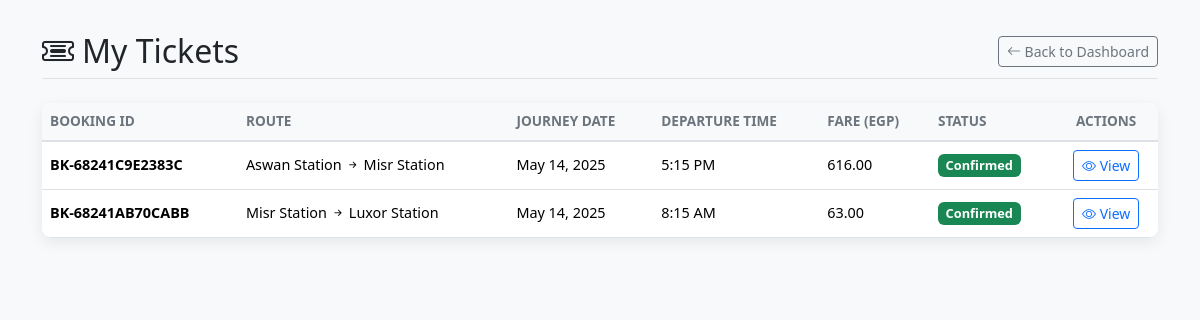
The page /views/ticket/index.php (signed in) on the database its author committed.
### tables this page shows
CREATE TABLE `bookings` (
  `id` int(11) NOT NULL,
  `booking_id` varchar(20) NOT NULL,
  `user_id` int(11) NOT NULL,
  `source_station` varchar(50) NOT NULL,
  `destination_station` varchar(50) NOT NULL,
  `booking_date` datetime NOT NULL,
  `departure_time` time NOT NULL,
  `class` varchar(20) NOT NULL,
  `fare` decimal(10,2) NOT NULL,
  `train_name` varchar(50) NOT NULL,
  `train_number` varchar(20) NOT NULL,
  `status` varchar(20) NOT NULL DEFAULT 'Confirmed',
  `passengers` int(11) NOT NULL DEFAULT 1,
  `ticket_type` enum('one-way','return') NOT NULL DEFAULT 'one-way',
  `return_date` date DEFAULT NULL,
  `created_at` timestamp NOT NULL DEFAULT current_timestamp()
);

### config/DBController.php (called while the page is built, shortened)
<?php
class DBController {
    private $dbHost = 'localhost';
    private $dbUser = 'root';
    private $dbPassword = '';
    private $dbName = 'ticket_system';
    private $connection;
    private static $instance = null;
    private function __construct($dbName = 'ticket_system') {
        $this->dbName = $dbName;
    }
    public static function getInstance($dbName = 'ticket_system') {
        if (self::$instance === null) {
            self::$instance = new DBController($dbName);
        }
        return self::$instance;
    }
    public function openConnection() {
        $this->connection = new mysqli($this->dbHost, $this->dbUser, $this->dbPassword, $this->dbName);
        return true;
    }
    public function select($qry, $params = []) {
        if (!empty($params)) {
            $stmt = $this->connection->prepare($qry);
            $types = str_repeat('s', count($params));
            $stmt->bind_param($types, ...$params);
            $stmt->execute();
            $result = $stmt->get_result();
            return $result->fetch_all(MYSQLI_ASSOC);
        }
        $result = $this->connection->query($qry);
        return $result->fetch_all(MYSQLI_ASSOC);
    }
}
?>

### controllers/TicketController.php (called while the page is built, shortened)
<?php
require_once __DIR__ . '/../config/DBController.php';
class TicketController
{
    private $db;
    public function __construct()
    {
        try {
            $this->db = DBController::getInstance();
        } catch (Exception $e) {
            $this->setLastError("Failed to initialize database controller: " . $e->getMessage());
            $this->db = null;
        }
    }
    public function isDBConnected()
    {
        return ($this->db instanceof DBController);
    }
    public function listTickets($userId, $limit = 50, $offset = 0)
    {
        $limit = (int)$limit;
        $offset = (int)$offset;
        $sql = "SELECT
                    booking_id,
                    source_station,
                    destination_station,
                    booking_date,
                    departure_time,
                    fare,
                    status
                FROM bookings
                WHERE user_id = ?
                ORDER BY booking_date DESC, departure_time DESC
                LIMIT ?, ?";
        $params = [$userId, $offset, $limit];
        $result = $this->db->select($sql, $params);
        return $result;
    }
}

### views/ticket/index.php (the view, shortened to what this page needs)
<?php
require_once '../../config/DBController.php';
require_once '../../controllers/TicketController.php';
$user_tickets_list = [];
$loggedInUserId = (int)$_SESSION['user_id'];
try {
    $ticketController = new TicketController();
    $user_tickets_list = $ticketController->listTickets($loggedInUserId);
} catch (Exception $e) {
    error_log("Error on views/ticket/index.php (List View): " . $e->getMessage() . "\nTrace: " . $e->getTraceAsString());
    $page_error_message = "An error occurred while fetching your tickets: " . $e->getMessage();
    $user_tickets_list = [];
}
function format_ticket_list_time($timeString) {
    try {
        $dateTime = DateTime::createFromFormat('H:i:s', $timeString);
        return htmlspecialchars($dateTime->format('g:i A'));
    } catch (Exception $ex) {
        return htmlspecialchars($timeString);
    }
}
?>
<!DOCTYPE html>
<html lang="en">
<head>
    <link href="https://cdn.jsdelivr.net/npm/bootstrap@5.3.2/dist/css/bootstrap.min.css" rel="stylesheet">
    <link rel="stylesheet" href="https://cdn.jsdelivr.net/npm/bootstrap-icons@1.11.3/font/bootstrap-icons.min.css">
    <link href="<?= ROOT_PATH ?>/public/css/dashboard.css" rel="stylesheet">
</head>
<body>
    <div class="container ticket-page-container">
        <div class="d-flex justify-content-between align-items-center mb-4 page-header">
            <h2 class="mb-0"><i class="bi bi-ticket-detailed me-2"></i>My Tickets</h2>
            <a href="../Dashboard/default.php" class="btn btn-outline-secondary btn-sm">
                <i class="bi bi-arrow-left"></i> Back to Dashboard
            </a>
        </div>
        <?php if (!empty($user_tickets_list)): ?>
        <div class="card dashboard-card">
            <div class="card-body p-0">
                <div class="table-responsive">
                    <table class="table table-hover ticket-list-table mb-0">
                        <thead>
                            <tr>
                                <th>Booking ID</th>
                                <th>Route</th>
                                <th>Journey Date</th>
                                <th>Departure Time</th>
                                <th>Fare (EGP)</th>
                                <th>Status</th>
                                <th class="text-center">Actions</th>
                            </tr>
                        </thead>
                        <tbody>
                            <?php foreach ($user_tickets_list as $t): ?>
                                <tr>
                                    <td><strong><?= htmlspecialchars($t['booking_id'] ?? 'N/A') ?></strong></td>
                                    <td><?= htmlspecialchars($t['source_station'] ?? 'N/A') ?> <i class="bi bi-arrow-right-short"></i> <?= htmlspecialchars($t['destination_station'] ?? 'N/A') ?></td>
                                    <td>
                                        <?php
                                        echo !empty($t['booking_date']) ? htmlspecialchars(date('M j, Y', strtotime($t['booking_date']))) : 'N/A';
                                        ?>
                                    </td>
                                    <td>
                                        <?php
                                        echo format_ticket_list_time($t['departure_time'] ?? '');
                                        ?>
                                    </td>
                                    <td><?= isset($t['fare']) ? htmlspecialchars(number_format((float)$t['fare'], 2)) : 'N/A' ?></td>
                                    <td>
                                        <?php
                                            $status_val_list = $t['status'] ?? 'Unknown';
                                            $status_badge_class_list = 'secondary';
                                            $status_l = strtolower($status_val_list);
                                            if (str_contains($status_l, 'confirmed') || str_contains($status_l, 'upcoming')) $status_badge_class_list = 'success';
                                            elseif (str_contains($status_l, 'cancelled')) $status_badge_class_list = 'danger';
                                            elseif (str_contains($status_l, 'completed') || str_contains($status_l, 'arrived')) $status_badge_class_list = 'primary';
                                        ?>
                                        <span class="badge bg-<?= $status_badge_class_list ?>"><?= htmlspecialchars($status_val_list) ?></span>
                                    </td>
                                    <td class="text-center action-buttons">
                                        <a href="receipt.php?booking_id=<?= urlencode($t['booking_id'] ?? '') ?>" class="btn btn-sm btn-outline-primary py-1 px-2" title="View Ticket">
                                            <i class="bi bi-eye"></i> View
                                        </a>
                                    </td>
                                </tr>
                            <?php endforeach; ?>
                        </tbody>
                    </table>
                </div>
            </div>
        </div>
        <?php endif; ?>
    </div>
</body>
</html>

### views/public/css/dashboard.css (style rules this page uses)
:root { --primary-color: #3253a8; --secondary-color: #f8f9fa; --accent-color: #ffc107; --text-dark: #212529; --text-light: #f8f9fa; }
body { background-color: #f0f2f5; font-family: 'Segoe UI', Tahoma, Geneva, Verdana, sans-serif; overflow-x: hidden; }
.card { border: none; box-shadow: 0 4px 15px rgba(0, 0, 0, 0.08); border-radius: 15px; margin-bottom: 25px; transition: all 0.4s cubic-bezier(0.175, 0.885, 0.32, 1.275); overflow: hidden; animation: fadeIn 0.6s ease-out; animation-fill-mode: both; }
.btn-outline-primary { color: var(--primary-color); border-color: var(--primary-color); transition: all 0.3s; }
.table-hover tbody tr { transition: all 0.3s; }

### views/ticket/index.php (style rules this page uses)
body { background-color: #f8f9fa; font-family: 'Segoe UI', sans-serif; }
.ticket-page-container { padding-top: 2rem; padding-bottom: 2rem; }
.dashboard-card { border-radius: 10px; box-shadow: 0 5px 15px rgba(0,0,0,0.08); background-color: #fff; }
.ticket-list-table th { font-size: 0.85rem; font-weight: 600; text-transform: uppercase; color: #6c757d; background-color: #f8f9fa; border-bottom-width: 2px; }
.ticket-list-table td { vertical-align: middle; font-size: 0.9rem; border-top: 1px solid #dee2e6; }
.ticket-list-table .badge { font-size: 0.8rem; padding: 0.4em 0.6em; }
.btn-outline-primary { color: #0d6efd; border-color: #0d6efd; }
.action-buttons a { margin-right: 5px; }
.action-buttons a:last-child { margin-right: 0; }
.page-header { border-bottom: 1px solid #dee2e6; padding-bottom: 0.5rem; }

### rows shown on the page
bookings: booking "BK-68241C9E2383C", source_station "Aswan Station", destination_station "Misr Station", booking_date "May 14, 2025", departure_time "5:15 PM", fare "616.00", status "Confirmed"
bookings: booking "BK-68241AB70CABB", source_station "Misr Station", destination_station "Luxor Station", booking_date "May 14, 2025", departure_time "8:15 AM", fare "63.00", status "Confirmed"
